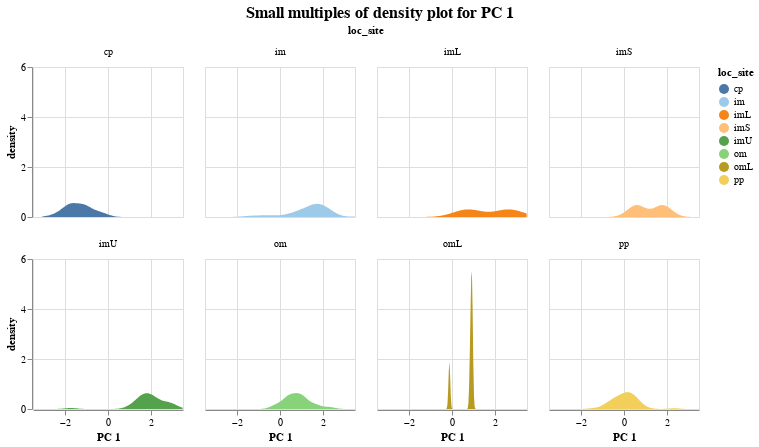

Notebook cell for this chart:
### Markdown cell above
- Dimension: D = 1
- Data abstraction: one numeric variable
- Encoding: position (x-axis), area, color
- Interaction: Select and filter
- Layout: Small multiples(facet), Superimposition(layered) and Juxtaposition (horizontal concatenation)

### Code cell
#plotting each principal compoments in small multiples
pca1_facet = alt.Chart(df_ecoli, width=150, height=150).transform_density(
    'pca1',
    groupby=['loc_site'],
    as_=['pca1', 'density'],
).mark_area().encode(
    x=alt.X('pca1:Q', title="PC 1"),
    y=alt.Y('density:Q'),
    color=alt.Color('loc_site:N', scale=alt.Scale(scheme='tableau20'))
    #opacity=alt.condition(selection, alt.value(1), alt.value(0.2))
).facet(
    'loc_site:N',
    columns=4
).properties(
    title= 'Small multiples of density plot for PC 1'
)



(pca1_facet).configure_title(
    anchor= 'middle',
    fontSize=16  
)

### Figure 1 — Vega-Lite specification as saved in the notebook (floating-point values rounded to 4 significant figures; data arrays with more than 128 entries replaced by an {"elided": "..."} marker saying what was removed)
{"config": {"view": {"continuousWidth": 400, "continuousHeight": 300}, "title": {"anchor": "middle", "fontSize": 16}}, "data": {"name": "data-3051613e60c8643f9c648787416e25fd"}, "facet": {"type": "nominal", "field": "loc_site"}, "spec": {"mark": "area", "encoding": {"color": {"type": "nominal", "field": "loc_site", "scale": {"scheme": "tableau20"}}, "x": {"type": "quantitative", "field": "pca1", "title": "PC 1"}, "y": {"type": "quantitative", "field": "density"}}, "height": 150, "transform": [{"density": "pca1", "groupby": ["loc_site"], "as": ["pca1", "density"]}], "width": 150}, "columns": 4, "title": "Small multiples of density plot for PC 1", "$schema": "https://vega.github.io/schema/vega-lite/v4.8.1.json", "datasets": {"data-3051613e60c8643f9c648787416e25fd": {"elided": "336 records"}}}
